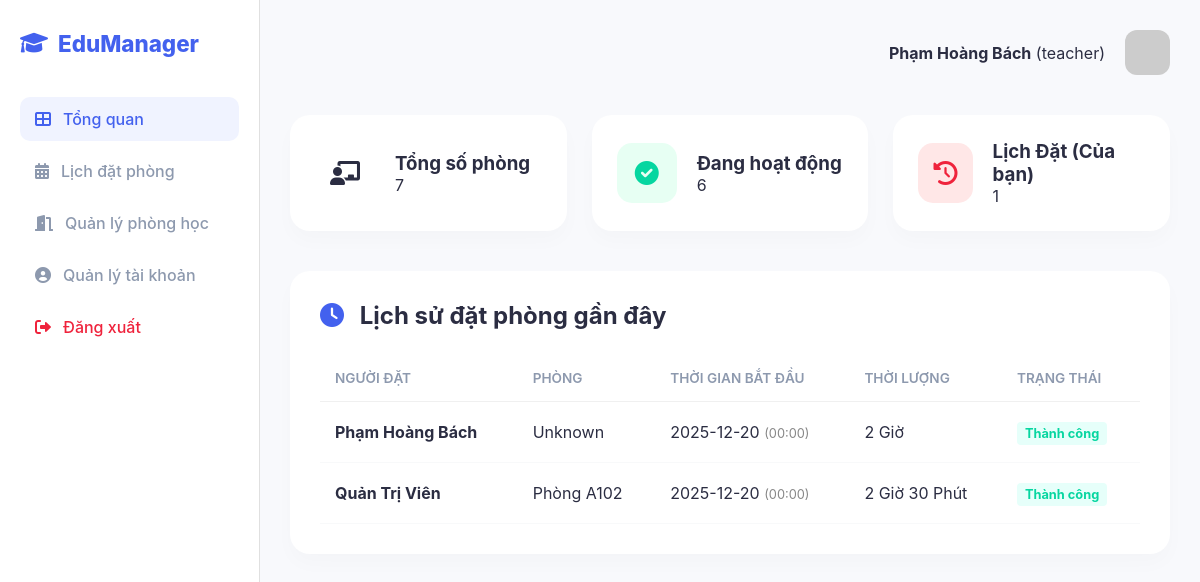
/dashboard (signed in), run on the app's committed database.
### app.py (models this page shows)
class User(Base):
    __tablename__ = "users"
    id = Column(Integer, primary_key=True, index=True)
    username = Column(String, unique=True, index=True)
    password = Column(String)
    email = Column(String, unique=True)
    phone = Column(String)
    role = Column(String, default="teacher")
    full_name = Column(String)
    verification_code = Column(String, nullable=True)

class Booking(Base):
    __tablename__ = "bookings"
    id = Column(Integer, primary_key=True, index=True)
    room_id = Column(Integer)
    user_id = Column(Integer)
    booker_name = Column(String)
    start_time = Column(String)
    duration_hours = Column(String)
    status = Column(String, default="Confirmed")

class Classroom(Base):
    __tablename__ = "classrooms"
    id = Column(Integer, primary_key=True, index=True)
    room_name = Column(String, unique=True, index=True)
    capacity = Column(Integer)
    equipment = Column(String)
    status = Column(String, default="Available")

### app.py (the view)
@app.get("/dashboard", response_class=HTMLResponse)
async def dashboard(request: Request, db: Session = Depends(get_db)):
    u = get_current_user(request, db)
    if not u: return RedirectResponse("/")
    rooms = db.query(Classroom).all()
    booking_count = db.query(Booking).count() if u.role == 'admin' else db.query(Booking).filter(Booking.user_id == u.id).count()
    bookings_db = db.query(Booking).order_by(Booking.id.desc()).limit(10).all()
    history = []
    for b in bookings_db:
        r = db.query(Classroom).filter(Classroom.id == b.room_id).first()
        history.append({"booker": b.booker_name, "room_name": r.room_name if r else "Unknown", "time": b.start_time, "duration": b.duration_hours, "status": b.status})
    return templates.TemplateResponse("index.html", {
        "request": request, "username": u.username, "full_name": u.full_name, "role": u.role,
        "classrooms": rooms, "total_rooms": len(rooms), "active_rooms": len([r for r in rooms if r.status=='Available']),
        "booking_count": booking_count, "history": history
    })

### templates/index.html (shortened to what this page needs)
<!DOCTYPE html>
<html lang="vi">
<head>
    <link rel="stylesheet" href="/static/style.css">
    <link rel="stylesheet" href="https://cdnjs.cloudflare.com/ajax/libs/font-awesome/6.0.0/css/all.min.css">
</head>
<body>
    <div class="container">
        <aside class="sidebar">
            <div class="logo">
                <a href="/dashboard" style="text-decoration: none; color: inherit; display: flex; align-items: center; gap: 10px;">
                    <i class="fas fa-graduation-cap"></i><span>EduManager</span>
                </a>
            </div>
            <nav>
                <ul>
                    <li><a href="/dashboard" class="active"><i class="fas fa-th-large"></i> Tổng quan</a></li>
                    {% if role == 'admin' or role == 'teacher' %}
                    <li><a href="/booking-scheduler"><i class="fas fa-calendar-alt"></i> Lịch đặt phòng</a></li>
                    <li><a href="/room-management"><i class="fas fa-door-open"></i> Quản lý phòng học</a></li>
                    {% endif %}
                    <li><a href="/profile"><i class="fas fa-user-circle"></i> Quản lý tài khoản</a></li>
                    <li class="logout-item"><a href="/logout" style="color: #ef233c;"><i class="fas fa-sign-out-alt"></i> Đăng xuất</a></li>
                </ul>
            </nav>
        </aside>
        <main class="main-content">
            <header>
                <div class="user-profile">
                    <div class="info"><strong>{{ full_name if full_name else username }}</strong> ({{ role }})</div>
                    <img src="https://ui-avatars.com/api/?name={{ full_name if full_name else username }}&background=4361ee&color=fff&size=128" alt="Avatar">
                </div>
            </header>
            <section class="stats-grid">
                <div class="stat-card purple" onclick="window.location.href='/room-management'" style="cursor: pointer;">
                    <div class="stat-icon"><i class="fas fa-chalkboard-teacher"></i></div>
                    <div class="stat-info">
                        <h3>Tổng số phòng</h3>
                        <p>{{ total_rooms }}</p>
                    </div>
                </div>
                <div class="stat-card green" onclick="window.location.href='/room-management?filter=Available'" style="cursor: pointer;">
                    <div class="stat-icon"><i class="fas fa-check-circle"></i></div>
                    <div class="stat-info">
                        <h3>Đang hoạt động</h3>
                        <p>{{ active_rooms }}</p>
                    </div>
                </div>
                {% if role == 'admin' %}
                <div class="stat-card red" onclick="window.location.href='/booking-scheduler'" style="cursor: pointer;">
                {% else %}
                <div class="stat-card red" onclick="window.location.href='/profile'" style="cursor: pointer;">
                {% endif %}
                    <div class="stat-icon"><i class="fas fa-history"></i></div>
                    <div class="stat-info">
                        <h3>Lịch Đặt ({{ 'Tất cả' if role == 'admin' else 'Của bạn' }})</h3>
                        <p>{{ booking_count }}</p>
                    </div>
                </div>
            </section>
            <section class="data-section">
                <div class="section-header">
                    <h2><i class="fas fa-clock" style="color: #4361ee; margin-right: 10px;"></i> Lịch sử đặt phòng gần đây</h2>
                </div>
                <div class="table-container">
                    <table>
                        <thead>
                            <tr>
                                <th>Người đặt</th>
                                <th>Phòng</th>
                                <th>Thời gian bắt đầu</th>
                                <th>Thời lượng</th>
                                <th>Trạng thái</th>
                            </tr>
                        </thead>
                        <tbody>
                            {% for item in history %}
                            <tr>
                                <td><strong>{{ item.booker }}</strong></td>
                                <td>{{ item.room_name }}</td>
                                <td>
                                    {{ item.time.split('T')[0] }}
                                    <span style="color:#888; font-size:0.8rem;"> ({{ item.time.split('T')[1][:5] }})</span>
                                </td>
                                <td>{{ item.duration }}</td>
                                <td>
                                    <span style="background:#e6fffa; color:#06d6a0; padding:4px 8px; border-radius:4px; font-weight:bold; font-size:0.8rem;">Thành công</span>
                                </td>
                            </tr>
                            {% else %}
                            <tr><td colspan="5" style="text-align:center; padding: 20px; color:#888;">Chưa có lịch đặt phòng nào.</td></tr>
                            {% endfor %}
                        </tbody>
                    </table>
                </div>
            </section>
        </main>
    </div>
</body>
</html>

### static/style.css (style rules this page uses)
:root { --primary-color: #4361ee; --secondary-color: #3f37c9; --bg-color: #f8f9fc; --sidebar-color: #ffffff; --text-main: #2b2d42; --text-sub: #8d99ae; --white: #ffffff; --danger: #ef233c; --success: #06d6a0; }
* { margin: 0; padding: 0; box-sizing: border-box; font-family: 'Inter', sans-serif; }
body { background-color: var(--bg-color); color: var(--text-main); }
.container { display: flex; min-height: 100vh; }
.sidebar { width: 260px; background: var(--sidebar-color); border-right: 1px solid #e0e0e0; padding: 30px 20px; display: flex; flex-direction: column; }
.logo { display: flex; align-items: center; gap: 12px; font-size: 1.4rem; font-weight: 800; color: var(--primary-color); margin-bottom: 40px; }
.sidebar ul { list-style: none; }
.sidebar ul li { margin-bottom: 8px; }
.sidebar ul li a { text-decoration: none; color: var(--text-sub); padding: 12px 15px; display: flex; align-items: center; gap: 12px; border-radius: 10px; transition: all 0.3s; font-weight: 500; }
.sidebar ul li a:hover, .sidebar ul li a.active { background: #f0f3ff; color: var(--primary-color); }
.main-content { flex: 1; padding: 30px; }
header { display: flex; justify-content: space-between; margin-bottom: 40px; }
.user-profile { display: flex; align-items: center; gap: 20px; }
.user-profile img { width: 45px; border-radius: 12px; }
.stats-grid { display: grid; grid-template-columns: repeat(auto-fit, minmax(250px, 1fr)); gap: 25px; margin-bottom: 40px; }
.stat-card { background: white; padding: 25px; border-radius: 20px; display: flex; align-items: center; gap: 20px; box-shadow: 0 10px 20px rgba(0,0,0,0.02); transition: transform 0.3s; }
.stat-icon { width: 60px; height: 60px; border-radius: 15px; display: grid; place-items: center; font-size: 1.5rem; }
.red .stat-icon { background: #ffe7e7; color: #ef233c; }
.green .stat-icon { background: #e7fff3; color: #06d6a0; }
.data-section { background: white; padding: 30px; border-radius: 20px; box-shadow: 0 10px 20px rgba(0,0,0,0.02); }
.section-header { display: flex; justify-content: space-between; align-items: center; margin-bottom: 25px; }
table { width: 100%; border-collapse: collapse; }
table th { text-align: left; padding: 15px; color: var(--text-sub); font-weight: 600; font-size: 0.85rem; text-transform: uppercase; border-bottom: 1px solid #f0f0f0; }
table td { padding: 20px 15px; border-bottom: 1px solid #f8f9fa; }
.logout-item i { color: var(--danger); }

### data on the page
User: full_name "Phạm Hoàng Bách", role "teacher", role "Của bạn"
Booking: booker "Phạm Hoàng Bách", room_name "Unknown", time "2025-12-20", time "00:00", duration "2 Giờ"
Booking: booker "Quản Trị Viên", time "2025-12-20", time "00:00", duration "2 Giờ 30 Phút"
Classroom: room_name "Phòng A102"

### other printed values
{{ total_rooms }} "7"
{{ active_rooms }} "6"
{{ booking_count }} "1"
